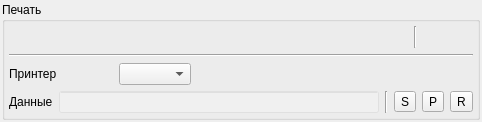
<?xml version="1.0" encoding="UTF-8"?>
<ui version="4.0">
 <class>PrintTaskF</class>
 <widget class="QWidget" name="PrintTaskF">
  <property name="geometry">
   <rect>
    <x>0</x>
    <y>0</y>
    <width>482</width>
    <height>121</height>
   </rect>
  </property>
  <property name="windowTitle">
   <string>Form</string>
  </property>
  <layout class="QVBoxLayout" name="verticalLayout_2">
   <property name="margin">
    <number>2</number>
   </property>
   <item>
    <widget class="QGroupBox" name="groupBox">
     <property name="styleSheet">
      <string notr="true"/>
     </property>
     <property name="title">
      <string>Печать</string>
     </property>
     <layout class="QVBoxLayout" name="verticalLayout">
      <property name="margin">
       <number>4</number>
      </property>
      <item>
       <layout class="QGridLayout" name="gridLayout">
        <item row="0" column="0">
         <layout class="QHBoxLayout" name="horizontalLayout">
          <item>
           <widget class="ProductWidget" name="product" native="true">
            <property name="minimumSize">
             <size>
              <width>50</width>
              <height>22</height>
             </size>
            </property>
           </widget>
          </item>
          <item>
           <spacer name="horizontalSpacer_2">
            <property name="orientation">
             <enum>Qt::Horizontal</enum>
            </property>
            <property name="sizeHint" stdset="0">
             <size>
              <width>40</width>
              <height>20</height>
             </size>
            </property>
           </spacer>
          </item>
          <item>
           <widget class="Line" name="line_2">
            <property name="orientation">
             <enum>Qt::Vertical</enum>
            </property>
           </widget>
          </item>
          <item>
           <widget class="WoffWidget" name="woff" native="true">
            <property name="minimumSize">
             <size>
              <width>50</width>
              <height>0</height>
             </size>
            </property>
           </widget>
          </item>
         </layout>
        </item>
        <item row="2" column="0">
         <layout class="QHBoxLayout" name="horizontalLayout_7">
          <item>
           <widget class="QLabel" name="label_4">
            <property name="text">
             <string>Принтер</string>
            </property>
           </widget>
          </item>
          <item>
           <widget class="EquipWidget" name="equip" native="true">
            <property name="minimumSize">
             <size>
              <width>50</width>
              <height>0</height>
             </size>
            </property>
           </widget>
          </item>
          <item>
           <widget class="QComboBox" name="type"/>
          </item>
          <item>
           <spacer name="horizontalSpacer">
            <property name="orientation">
             <enum>Qt::Horizontal</enum>
            </property>
            <property name="sizeHint" stdset="0">
             <size>
              <width>40</width>
              <height>20</height>
             </size>
            </property>
           </spacer>
          </item>
         </layout>
        </item>
        <item row="3" column="0">
         <layout class="QHBoxLayout" name="horizontalLayout_3">
          <item>
           <widget class="QLabel" name="labelInfo">
            <property name="text">
             <string>Данные</string>
            </property>
           </widget>
          </item>
          <item>
           <widget class="QLineEdit" name="path">
            <property name="maximumSize">
             <size>
              <width>16777215</width>
              <height>16777215</height>
             </size>
            </property>
            <property name="styleSheet">
             <string notr="true">background: rgba(255, 255, 255, 55)</string>
            </property>
            <property name="alignment">
             <set>Qt::AlignLeading|Qt::AlignLeft|Qt::AlignVCenter</set>
            </property>
            <property name="readOnly">
             <bool>true</bool>
            </property>
           </widget>
          </item>
          <item>
           <layout class="QHBoxLayout" name="horizontalLayout_4">
            <item>
             <widget class="Line" name="line_5">
              <property name="orientation">
               <enum>Qt::Vertical</enum>
              </property>
             </widget>
            </item>
            <item>
             <widget class="QToolButton" name="startButton">
              <property name="text">
               <string>S</string>
              </property>
             </widget>
            </item>
            <item>
             <widget class="QToolButton" name="pauseButton">
              <property name="text">
               <string>P</string>
              </property>
             </widget>
            </item>
            <item>
             <widget class="QToolButton" name="readyButton">
              <property name="text">
               <string>R</string>
              </property>
             </widget>
            </item>
           </layout>
          </item>
         </layout>
        </item>
        <item row="1" column="0">
         <widget class="Line" name="line">
          <property name="orientation">
           <enum>Qt::Horizontal</enum>
          </property>
         </widget>
        </item>
       </layout>
      </item>
     </layout>
    </widget>
   </item>
  </layout>
 </widget>
 <customwidgets>
  <customwidget>
   <class>ProductWidget</class>
   <extends>QWidget</extends>
   <header>widgets/stock/productwidget.h</header>
   <container>1</container>
  </customwidget>
  <customwidget>
   <class>EquipWidget</class>
   <extends>QWidget</extends>
   <header>widgets/equip/equipwidget.h</header>
   <container>1</container>
  </customwidget>
  <customwidget>
   <class>WoffWidget</class>
   <extends>QWidget</extends>
   <header>widgets/stock/woffwidget.h</header>
   <container>1</container>
  </customwidget>
 </customwidgets>
 <resources/>
 <connections/>
</ui>
